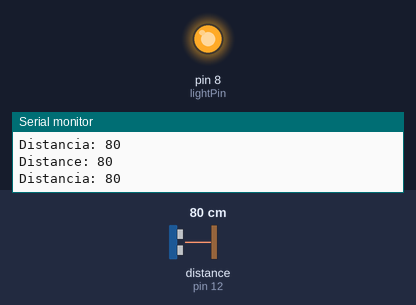
A sketch run on a simulated Arduino Uno, built with avr-gcc and run on an emulated ATmega328P. On the bench: output pins drawn as LEDs (lit = HIGH), the last lines printed to the serial monitor. The inputs (shaded band) are chosen by the test bench; at power-on: distance to the obstacle (sensor on pin 12) 80 cm. The echo pulse lasts 58.3 µs per cm.

Above: at 1.2 s.
1.3 s: distance to the obstacle (sensor on pin 12) set to 5 cm
4.3 s: distance to the obstacle (sensor on pin 12) set to 2 cm
At 5.7 s:
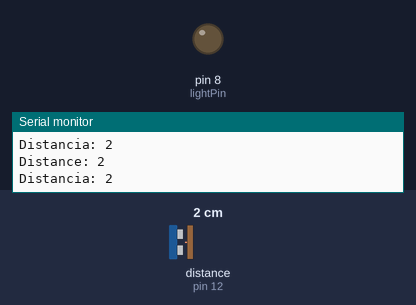
6.0 s: distance to the obstacle (sensor on pin 12) set to 4 cm
At 7.4 s:
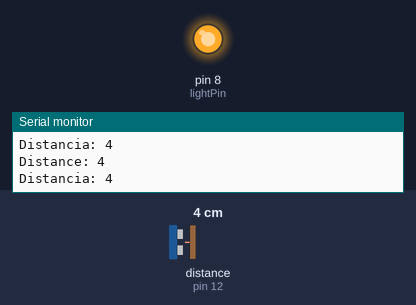
Timing chart, 0 to 9.0 s (numbered marks = the images above; inputs shaded):
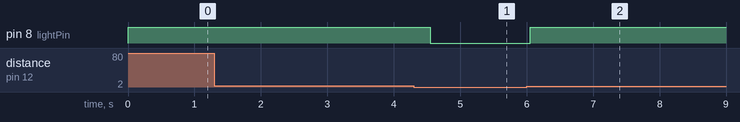

The sketch:

InInterruptorUltrassonico.ino
```cpp
#include <Ultrasonic.h>

#define trigPin 11
#define echoPin 12
#define lightPin 8

Ultrasonic ultrassonic(trigPin, echoPin);

void setup() {
  Serial.begin(9600);
  pinMode(lightPin, OUTPUT);
}

void loop() {
  int cm = ultrassonic.Ranging(CM);
  Serial.print("Distance: ");
  Serial.println(cm);
  Serial.print("Distancia: ");
  Serial.println(cm);
  if (cm < 4) {
    digitalWrite(lightPin, LOW);
  } else {
    digitalWrite(lightPin, HIGH);
  }
  delay(250);
}
```

Measured:
- the behaviour switches between 4 and 3 cm on distance to the obstacle (sensor on pin 12) (found by bisection; images 0 and 1)
- after the input at 4.3 s, pin 8 (lightPin): HIGH → LOW after 0.25 s
- after the input at 6.0 s, pin 8 (lightPin): LOW → HIGH after 0.06 s
